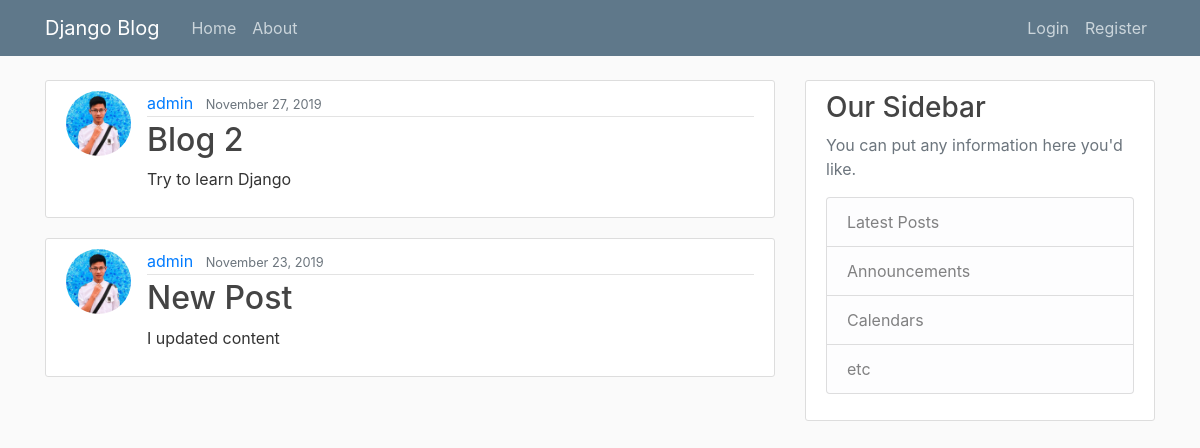
The app's page /, older data.
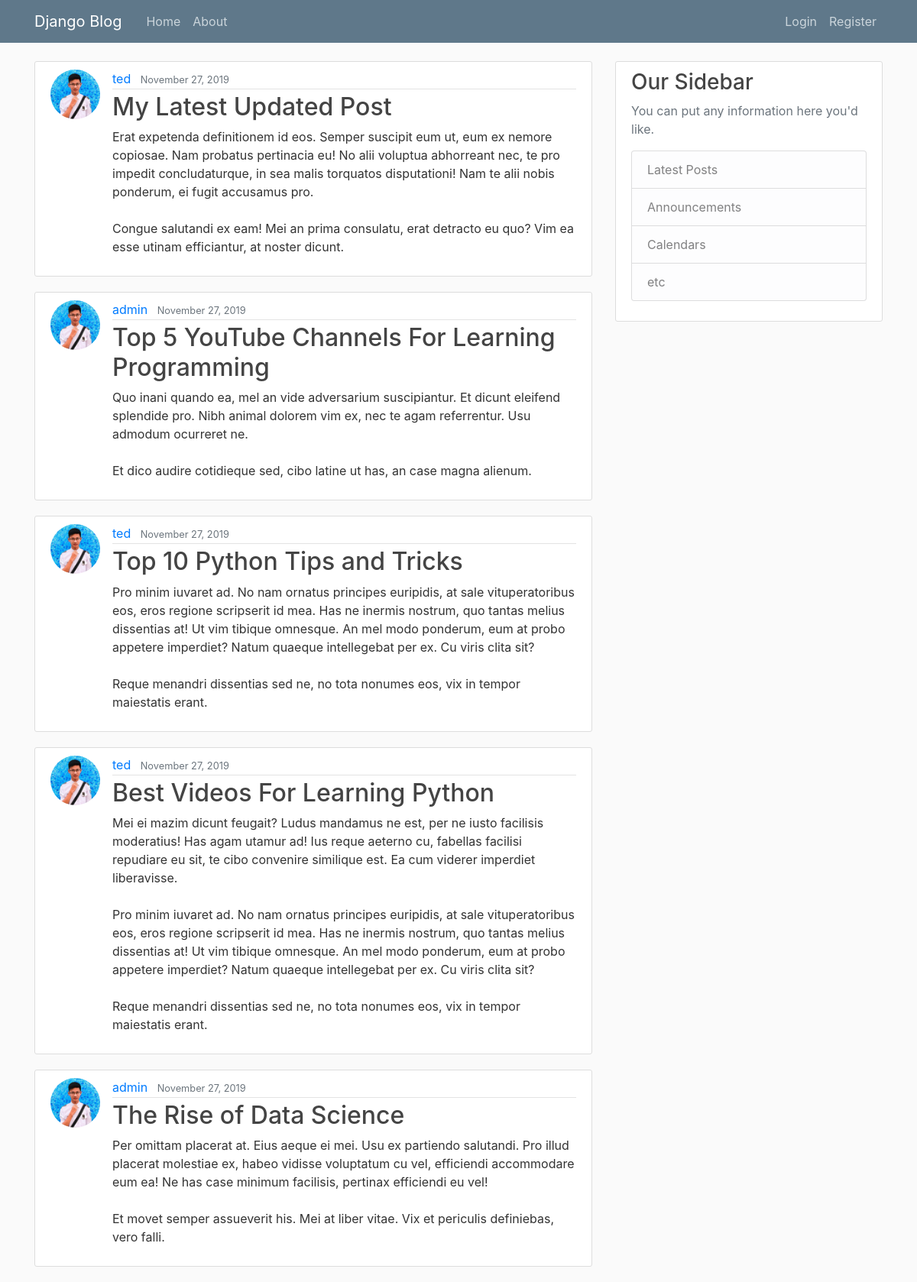
The same page, newer data.
### my_blog/models.py (models this page shows, shortened)
class Post(models.Model):
    title = models.CharField(max_length=100)
    content = models.TextField()
    date_posted = models.DateTimeField(default=timezone.now)
    author = models.ForeignKey(User, on_delete=models.CASCADE) #When delete user, we also delete the post

### users/models.py (models this page shows, shortened)
class Profile(models.Model):
    user = models.OneToOneField(User, on_delete=models.CASCADE)
    image = models.ImageField(default='default.jpg', upload_to='profile_pics')

### my_blog/views.py (the view)
# urls.py: path('', PostListView.as_view(), name='blog-home'),
class PostListView(ListView):
    model = Post
    template_name = 'my_blog/home.html'
    context_object_name = 'posts'
    ordering = ['-date_posted'] # Display newest post first#
    paginate_by = 5

### my_blog/templates/my_blog/home.html
{% extends "my_blog/base.html" %}
{% block content %}
	{% for post in posts %}
		<article class="media content-section">
		  <img class="rounded-circle article-img" src="{{ post.author.profile.image.url }}" >
		  <div class="media-body">
		    <div class="article-metadata">
		      <a class="mr-2" href="{% url 'profile' %}">{{ post.author }}</a>
		      <small class="text-muted">{{ post.date_posted|date:"F d, Y" }}</small>
		    </div>
		    <h2><a class="article-title" href="{% url 'post-detail' post.id %}">{{ post.title }}</a></h2>
		    <p class="article-content">{{ post.content }}</p>
		  </div>
		</article>
	{% endfor %}
{% endblock %}

### my_blog/templates/my_blog/base.html (shortened to what this page needs)
{% load static %}
<!DOCTYPE html>
<html>
<head>
    <link rel="stylesheet" href="https://maxcdn.bootstrapcdn.com/bootstrap/4.0.0/css/bootstrap.min.css">
    <link rel="stylesheet" type="text/css" href="{% static 'my_blog/main.css' %}">
</head>
<body>
	<header class="site-header">
	  <nav class="navbar navbar-expand-md navbar-dark bg-steel fixed-top">
	    <div class="container">
	      <a class="navbar-brand mr-4" href="{% url 'blog-home' %}">Django Blog</a>
	      <div class="collapse navbar-collapse" id="navbarToggle">
	        <div class="navbar-nav mr-auto">
	          <a class="nav-item nav-link" href="{% url 'blog-home' %}">Home</a>
	          <a class="nav-item nav-link" href="{% url 'blog-about' %}">About</a>
	        </div>
	        <div class="navbar-nav">
			  {% if user.is_authenticated %}
			  	<a class="nav-item nav-link" href="{% url 'post-create' %}">New Post</a>
				<a class="nav-item nav-link" href="{% url 'logout' %}">Logout</a>
				<a class="nav-item nav-link" href="{% url 'profile' %}">Profile</a>
			  {% else %}
	            <a class="nav-item nav-link" href="{% url 'login' %}">Login</a>
				<a class="nav-item nav-link" href="{% url 'register' %}">Register</a>
			  {% endif %}
	        </div>
	      </div>
	    </div>
	  </nav>
	</header>
	<main role="main" class="container">
	  <div class="row">
	    <div class="col-md-8">
	    	{% block content %}{% endblock %}
	    </div>
	    <div class="col-md-4">
	      <div class="content-section">
	        <h3>Our Sidebar</h3>
	        <p class='text-muted'>You can put any information here you'd like.
	          <ul class="list-group">
	            <li class="list-group-item list-group-item-light">Latest Posts</li>
	            <li class="list-group-item list-group-item-light">Announcements</li>
	            <li class="list-group-item list-group-item-light">Calendars</li>
	            <li class="list-group-item list-group-item-light">etc</li>
	          </ul>
	        </p>
	      </div>
	    </div>
	  </div>
	</main>
</body>
</html>

### my_blog/static/my_blog/main.css (style rules this page uses)
body { background: #fafafa; color: #333333; margin-top: 5rem; }
h1, h2, h3, h4, h5, h6 { color: #444444; }
ul { margin: 0; }
.bg-steel { background-color: #5f788a; }
.site-header .navbar-nav .nav-link { color: #cbd5db; }
.content-section { background: #ffffff; padding: 10px 20px; border: 1px solid #dddddd; border-radius: 3px; margin-bottom: 20px; }
.article-title { color: #444444; }
.article-content { white-space: pre-line; }
.article-img { height: 65px; width: 65px; margin-right: 16px; }
.article-metadata { padding-bottom: 1px; margin-bottom: 4px; border-bottom: 1px solid #e3e3e3 }

Row changes from the older to the newer data that the page shows:
removed Post: author.profile.image (picture), author "admin", date_posted "November 27, 2019", title "Blog 2", content "Try to learn Django"
removed Post: author.profile.image (picture), author "admin", date_posted "November 23, 2019", title "New Post", content "I updated content"
added Post: author.profile.image (picture), author "ted", date_posted "November 27, 2019", title "My Latest Updated Post", content "Erat expetenda definitionem id eos. Semper suscipit eum ut, eum ex nemore copiosae. Nam probatus pertinacia eu! No alii voluptua abhorreant nec, te pro impedit concludaturque, in sea malis torquatos disputationi! Nam te alii nobis ponderum, ei fugit accusamus pro. Congue salutandi ex eam! Mei an prima consulatu, erat detracto eu quo? Vim ea esse utinam efficiantur, at noster dicunt."
added Post: author.profile.image (picture), author "admin", date_posted "November 27, 2019", title "Top 5 YouTube Channels For Learning Programming", content "Quo inani quando ea, mel an vide adversarium suscipiantur. Et dicunt eleifend splendide pro. Nibh animal dolorem vim ex, nec te agam referrentur. Usu admodum ocurreret ne. Et dico audire cotidieque sed, cibo latine ut has, an case magna alienum."
added Post: author.profile.image (picture), author "ted", date_posted "November 27, 2019", title "Top 10 Python Tips and Tricks", content "Pro minim iuvaret ad. No nam ornatus principes euripidis, at sale vituperatoribus eos, eros regione scripserit id mea. Has ne inermis nostrum, quo tantas melius dissentias at! Ut vim tibique omnesque. An mel modo ponderum, eum at probo appetere imperdiet? Natum quaeque intellegebat per ex. Cu viris clita sit? Reque menandri dissentias sed ne, no tota nonumes eos, vix in tempor maiestatis erant."
added Post: author.profile.image (picture), author "ted", date_posted "November 27, 2019", title "Best Videos For Learning Python", content "Mei ei mazim dicunt feugait? Ludus mandamus ne est, per ne iusto facilisis moderatius! Has agam utamur ad! Ius reque aeterno cu, fabellas facilisi repudiare eu sit, te cibo convenire similique est. Ea cum viderer imperdiet liberavisse. Pro minim iuvaret ad. No nam ornatus principes euripidis, at sale vituperatoribus eos, eros regione scripserit id mea. Has ne inermis nostrum, quo tantas melius dissentias at! Ut vim tibique omnesque. An mel modo ponderum, eum at probo appetere imperdiet? Natum quaeque intellegebat per ex. Cu viris clita sit? Reque menandri dissentias sed ne, no tota nonumes eos, vix in tempor maiestatis erant."
added Post: author.profile.image (picture), author "admin", date_posted "November 27, 2019", title "The Rise of Data Science", content "Per omittam placerat at. Eius aeque ei mei. Usu ex partiendo salutandi. Pro illud placerat molestiae ex, habeo vidisse voluptatum cu vel, efficiendi accommodare eum ea! Ne has case minimum facilisis, pertinax efficiendi eu vel! Et movet semper assueverit his. Mei at liber vitae. Vix et periculis definiebas, vero falli."
